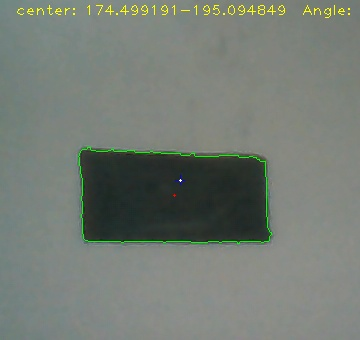
#> input picture captured_image.jpg, 360 x 340 px, given in place of the camera
$ python camera.py
#> lines starting #> are read from the running program, lines starting #| are printed output that depends on the picture; after the words box and inside, x2 and y2 are one past the last pixel; in counts of white or black regions, pixels touching at a corner belong together
# Visual test.
import numpy as np
import imutils
import cv2
# import urllib.request
# import time


def visual():

    # cv2.namedWindow("Output")
    address = "http://172.20.10.12:4747/video?1280x720"
    cap = cv2.VideoCapture(0)
    # address = "http://192.168.1.23:4747/cam/1/led_toggle"
    # urllib.request.urlopen(address)
    while 1:
        ret, image = cap.read()
#> image is the input picture: shape (340, 360, 3); mean B, G, R 116.2, 124, 116.8
            #cv2.imread("C:/Users/muham/Dropbox/Final Year Project/+Project/images/img3.jpg")
        cv2.imshow("original", image)
        rotated = imutils.rotate(image, 90)
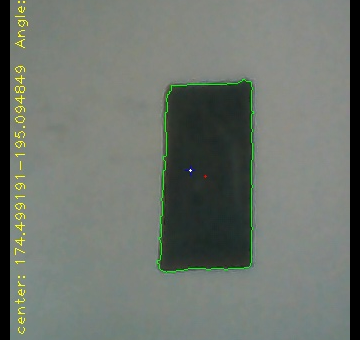
#> rotated: shape (340, 360, 3); mean B, G, R 109.3, 116.8, 110
        cv2.imshow("rotated", rotated)
        cv2.waitKey()
        res_y = int(len(image[0]))
#> res_y = 360
        res_x = int(len(image))
#> res_x = 340
        starty = int((res_y-res_x)/2)
#> starty = 10
        image = image[:, starty:starty+res_x]
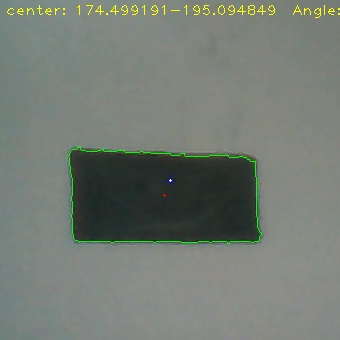
#> image: shape (340, 340, 3); mean B, G, R 115.7, 123.6, 116.5
        origin = int(res_x/2)
#> origin = 170
        image[origin, origin-5:origin+5] = (255, 0, 0)
#> image: shape (340, 340, 3); 0.01% of pixels changed, all inside (x1, y1, x2, y2) = (165, 170, 175, 171)
        image[origin-5:origin+5, origin] = (255, 0, 0)
#> image: shape (340, 340, 3); mean B, G, R 115.7, 123.6, 116.5
        gray = cv2.cvtColor(image, cv2.COLOR_BGR2GRAY)
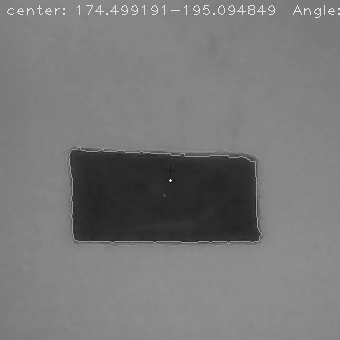
#> gray: shape (340, 340); min 26, max 252, mean 120.6
        # gray = cv2.GaussianBlur(gray, (3, 3), 40)
        gray = cv2.adaptiveThreshold(gray, 255, cv2.ADAPTIVE_THRESH_MEAN_C, cv2.THRESH_BINARY, 11, 16)
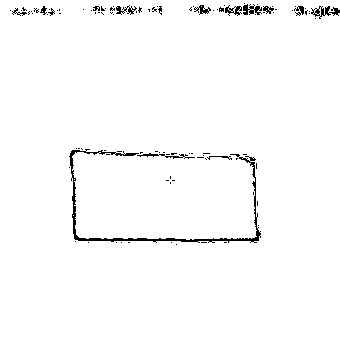
#> gray: shape (340, 340); 98% white; black in thin lines or dots, all inside (x1, y1, x2, y2) = (10, 3, 340, 245)
        # cv2.imshow("threshold", gray)
        edged = cv2.Canny(gray, 50, 100)
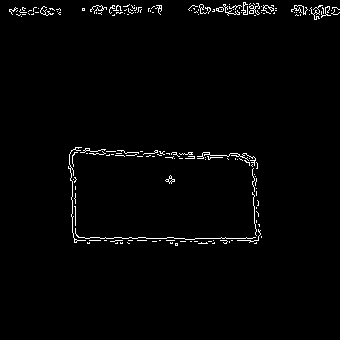
#> edged: shape (340, 340); 1.7% white in thin lines or dots, all inside (x1, y1, x2, y2) = (9, 2, 340, 246)
        kernel = np.ones((5, 5), np.uint8)

        closed = cv2.morphologyEx(edged, cv2.MORPH_CLOSE, kernel)
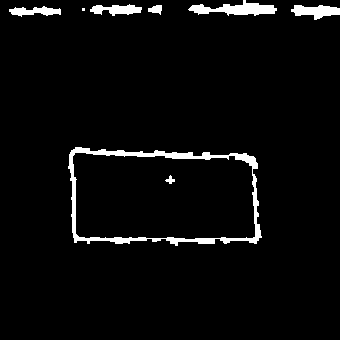
#> closed: shape (340, 340); 3.8% white; 8 white regions (1 under 20 px)
        cnts = cv2.findContours(closed, cv2.RETR_EXTERNAL, cv2.CHAIN_APPROX_SIMPLE)
#> cnts = 7 contours, 1 with area under 20; largest, box (x1, y1, x2, y2) and area: (68, 147, 262, 246) 16409, (188, 0, 277, 16) 638, (291, 5, 340, 20) 398, (90, 4, 142, 16) 316, (9, 6, 61, 17) 271, (148, 5, 162, 15) 72
        cnts = imutils.grab_contours(cnts)
        mycnts = []
        for cnt in cnts:
            if 1000 < cv2.contourArea(cnt) < 200000:
                perimeter = cv2.arcLength(cnt, True)
                approx = cv2.approxPolyDP(cnt, 0.12 * perimeter, True)
                if len(approx) == 4:
                    mycnts.append(cnt)
#> this loop made 7 passes
#> (perimeter, approx) on pass 1: (636.5, [[69, 154], [74, 242], [261, 237]])
#> cnt on pass 2: [[82, 8], [82, 10], [84, 10], [84, 8]]
#> after the loop, mycnts = []
      #  print(type(mycnts))
        cv2.circle(image, (origin, origin), 1, (255, 255, 255), -1)
#> image: shape (340, 340, 3); mean B, G, R 115.7, 123.6, 116.5
        for cnt in mycnts:
            data = []
            if 1500 < cv2.contourArea(cnt) < 210000:
                rect = cv2.minAreaRect(cnt)
                box = cv2.boxPoints(rect)
                box = np.int0(box)
                cv2.drawContours(image, [box], 0, (0, 0, 255), 2)
                rect = list(rect)
                angle = list(np.float_(rect[2:3]))
                angle = float(angle[0])
                coor = list(np.float_(rect[0:1]))
                coor = coor[0]
                cx = int(coor[0])
                cy = int(coor[1])
                cv2.circle(image, (cx, cy), 1, (0, 0, 255), -1)
                cv2.putText(image, "center: %f-%f  Angle: %f" % (coor[0], coor[1], angle), (15, 15),
                            cv2.FONT_HERSHEY_PLAIN, 1, (0, 255, 255), 1)

                data.append((coor[0]))
                data.append((coor[1]))
                data.append(angle)
                cv2.drawContours(image, mycnts, -1, (0, 255, 0), 1)
                # cv2.destroyAllWindows()
                # return data
                cv2.imshow("Output", image)
#> this loop made 0 passes

visual()
